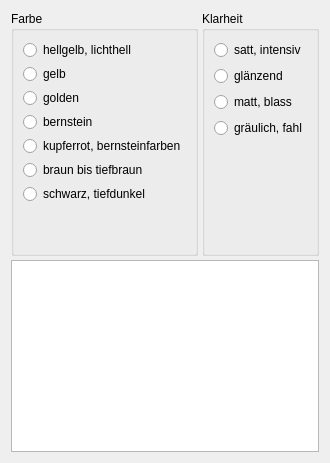
          <widget class="QWidget" name="tab_3">
           <attribute name="title">
            <string>Farbe, Klarheit</string>
           </attribute>
           <layout class="QVBoxLayout" name="verticalLayout_99">
            <property name="spacing">
             <number>4</number>
            </property>
            <item>
             <layout class="QHBoxLayout" name="horizontalLayout_152">
              <item>
               <widget class="QGroupBox" name="groupBox_34">
                <property name="title">
                 <string>Farbe</string>
                </property>
                <layout class="QVBoxLayout" name="verticalLayout_98">
                 <property name="spacing">
                  <number>4</number>
                 </property>
                 <item>
                  <widget class="QRadioButton" name="rbFarbe_4">
                   <property name="text">
                    <string>hellgelb, lichthell</string>
                   </property>
                  </widget>
                 </item>
                 <item>
                  <widget class="QRadioButton" name="rbFarbe_5">
                   <property name="text">
                    <string>gelb</string>
                   </property>
                  </widget>
                 </item>
                 <item>
                  <widget class="QRadioButton" name="rbFarbe_6">
                   <property name="text">
                    <string>golden</string>
                   </property>
                  </widget>
                 </item>
                 <item>
                  <widget class="QRadioButton" name="rbFarbe_7">
                   <property name="text">
                    <string>bernstein</string>
                   </property>
                  </widget>
                 </item>
                 <item>
                  <widget class="QRadioButton" name="rbFarbe_8">
                   <property name="text">
                    <string>kupferrot, bernsteinfarben</string>
                   </property>
                  </widget>
                 </item>
                 <item>
                  <widget class="QRadioButton" name="rbFarbe_9">
                   <property name="text">
                    <string>braun bis tiefbraun</string>
                   </property>
                  </widget>
                 </item>
                 <item>
                  <widget class="QRadioButton" name="rbFarbe_10">
                   <property name="text">
                    <string>schwarz, tiefdunkel</string>
                   </property>
                  </widget>
                 </item>
                 <item>
                  <spacer name="verticalSpacer">
                   <property name="orientation">
                    <enum>Qt::Vertical</enum>
                   </property>
                   <property name="sizeHint" stdset="0">
                    <size>
                     <width>20</width>
                     <height>40</height>
                    </size>
                   </property>
                  </spacer>
                 </item>
                </layout>
               </widget>
              </item>
              <item>
               <widget class="QGroupBox" name="groupBox_31">
                <property name="title">
                 <string>Klarheit</string>
                </property>
                <layout class="QVBoxLayout" name="verticalLayout_2">
                 <item>
                  <widget class="QRadioButton" name="rbFarbe_0">
                   <property name="text">
                    <string>satt, intensiv</string>
                   </property>
                  </widget>
                 </item>
                 <item>
                  <widget class="QRadioButton" name="rbFarbe_1">
                   <property name="text">
                    <string>glänzend</string>
                   </property>
                  </widget>
                 </item>
                 <item>
                  <widget class="QRadioButton" name="rbFarbe_2">
                   <property name="text">
                    <string>matt, blass</string>
                   </property>
                  </widget>
                 </item>
                 <item>
                  <widget class="QRadioButton" name="rbFarbe_3">
                   <property name="text">
                    <string>gräulich, fahl</string>
                   </property>
                  </widget>
                 </item>
                 <item>
                  <spacer name="verticalSpacer_10">
                   <property name="orientation">
                    <enum>Qt::Vertical</enum>
                   </property>
                   <property name="sizeHint" stdset="0">
                    <size>
                     <width>20</width>
                     <height>40</height>
                    </size>
                   </property>
                  </spacer>
                 </item>
                </layout>
               </widget>
              </item>
             </layout>
            </item>
            <item>
             <widget class="QTextEdit" name="tbFarbe">
              <property name="minimumSize">
               <size>
                <width>0</width>
                <height>20</height>
               </size>
              </property>
              <property name="toolTip">
               <string>&lt;html&gt;&lt;head/&gt;&lt;body&gt;&lt;p&gt;Hier ist Platz für frei formulierte &lt;span style=&quot; font-weight:600;&quot;&gt;Ausführungen&lt;/span&gt; zu Farbe und Klarheit.&lt;/p&gt;&lt;p&gt;Im Blickpunkt kann die sortentypische Farbe des Bieres stehen.&lt;/p&gt;&lt;p&gt;Beispiele: Ein Altbier wird falsch erscheinen, wenn es strohgelb ist. Ein goldbraunes Pilsbier ist sortenuntypisch. Falsch würde ein Hefeweizen beurteilt, das kristallklar und durchsichtig ist. Neben der Farbe wird also auch die Klarheit des Bieres wahrgenommen.  &lt;/p&gt;&lt;/body&gt;&lt;/html&gt;</string>
              </property>
             </widget>
            </item>
           </layout>
          </widget>
